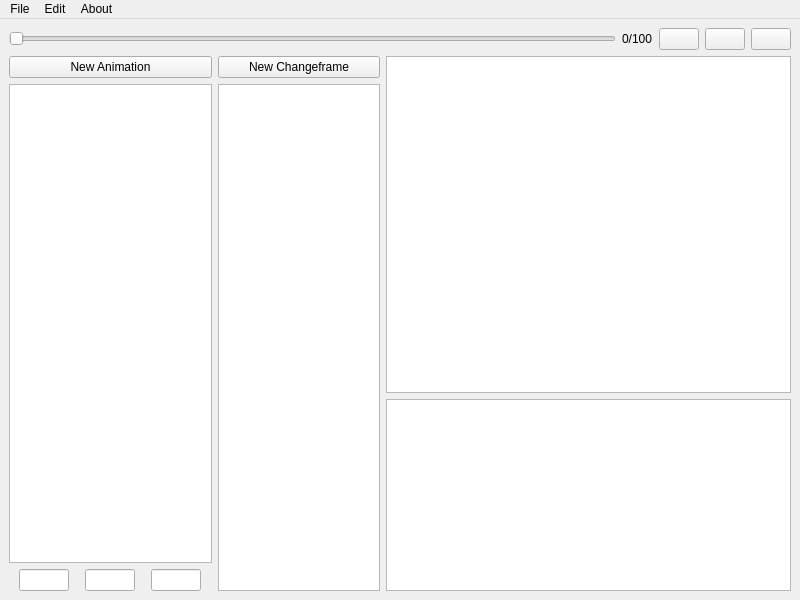
<?xml version="1.0" encoding="UTF-8"?>
<ui version="4.0">
 <class>MainWindow</class>
 <widget class="QMainWindow" name="MainWindow">
  <property name="geometry">
   <rect>
    <x>0</x>
    <y>0</y>
    <width>800</width>
    <height>600</height>
   </rect>
  </property>
  <property name="windowTitle">
   <string>MainWindow</string>
  </property>
  <widget class="QWidget" name="centralwidget">
   <property name="autoFillBackground">
    <bool>true</bool>
   </property>
   <layout class="QVBoxLayout" name="verticalLayout_3" stretch="0,100">
    <item>
     <layout class="QVBoxLayout" name="Top_bar0">
      <item>
       <layout class="QHBoxLayout" name="Top_bar1">
        <item>
         <widget class="QSlider" name="ID_slider">
          <property name="orientation">
           <enum>Qt::Horizontal</enum>
          </property>
         </widget>
        </item>
        <item>
         <widget class="QLabel" name="ID_label">
          <property name="text">
           <string>0/100</string>
          </property>
         </widget>
        </item>
        <item>
         <widget class="QPushButton" name="last_frame">
          <property name="sizePolicy">
           <sizepolicy hsizetype="Minimum" vsizetype="Fixed">
            <horstretch>0</horstretch>
            <verstretch>0</verstretch>
           </sizepolicy>
          </property>
          <property name="font">
           <font>
            <bold>true</bold>
           </font>
          </property>
          <property name="text">
           <string/>
          </property>
          <property name="icon">
           <iconset resource="Images.qrc">
            <normaloff>:/new/prefix1/double-left.png</normaloff>:/new/prefix1/double-left.png</iconset>
          </property>
         </widget>
        </item>
        <item>
         <widget class="QPushButton" name="start">
          <property name="text">
           <string/>
          </property>
          <property name="icon">
           <iconset resource="Images.qrc">
            <normaloff>:/new/prefix1/play--v1.png</normaloff>
            <normalon>:/new/prefix1/stop.png</normalon>:/new/prefix1/play--v1.png</iconset>
          </property>
          <property name="checkable">
           <bool>true</bool>
          </property>
         </widget>
        </item>
        <item>
         <widget class="QPushButton" name="nextframe">
          <property name="font">
           <font>
            <bold>true</bold>
           </font>
          </property>
          <property name="text">
           <string/>
          </property>
          <property name="icon">
           <iconset>
            <normalon>:/new/prefix1/double-right.png</normalon>
           </iconset>
          </property>
          <property name="checkable">
           <bool>false</bool>
          </property>
         </widget>
        </item>
       </layout>
      </item>
     </layout>
    </item>
    <item>
     <layout class="QHBoxLayout" name="H_Lists" stretch="25,20,50">
      <item>
       <layout class="QVBoxLayout" name="Anim_UI">
        <item>
         <widget class="QPushButton" name="NewAnimation">
          <property name="text">
           <string>New Animation</string>
          </property>
         </widget>
        </item>
        <item>
         <widget class="QTableView" name="Anim_List"/>
        </item>
        <item>
         <layout class="QHBoxLayout" name="Anim_Params">
          <item>
           <widget class="QLineEdit" name="P1">
            <property name="sizePolicy">
             <sizepolicy hsizetype="MinimumExpanding" vsizetype="Fixed">
              <horstretch>0</horstretch>
              <verstretch>0</verstretch>
             </sizepolicy>
            </property>
            <property name="maximumSize">
             <size>
              <width>50</width>
              <height>16777215</height>
             </size>
            </property>
           </widget>
          </item>
          <item>
           <widget class="QLineEdit" name="P2">
            <property name="maximumSize">
             <size>
              <width>50</width>
              <height>16777215</height>
             </size>
            </property>
           </widget>
          </item>
          <item>
           <widget class="QLineEdit" name="P3">
            <property name="maximumSize">
             <size>
              <width>50</width>
              <height>16777215</height>
             </size>
            </property>
           </widget>
          </item>
         </layout>
        </item>
       </layout>
      </item>
      <item>
       <layout class="QVBoxLayout" name="Changeframe_UI">
        <item>
         <widget class="QPushButton" name="NewChangeframe">
          <property name="text">
           <string>New Changeframe</string>
          </property>
         </widget>
        </item>
        <item>
         <widget class="QTableView" name="Change_List">
          <property name="editTriggers">
           <set>QAbstractItemView::NoEditTriggers</set>
          </property>
         </widget>
        </item>
       </layout>
      </item>
      <item>
       <layout class="QVBoxLayout" name="Right_Preview" stretch="75,0">
        <item>
         <widget class="QGraphicsView" name="Preview_View"/>
        </item>
        <item>
         <widget class="QTableView" name="Image_List">
          <property name="sizeAdjustPolicy">
           <enum>QAbstractScrollArea::AdjustIgnored</enum>
          </property>
          <property name="editTriggers">
           <set>QAbstractItemView::NoEditTriggers</set>
          </property>
          <property name="gridStyle">
           <enum>Qt::DashLine</enum>
          </property>
         </widget>
        </item>
       </layout>
      </item>
     </layout>
    </item>
   </layout>
  </widget>
  <widget class="QMenuBar" name="menubar">
   <property name="geometry">
    <rect>
     <x>0</x>
     <y>0</y>
     <width>800</width>
     <height>21</height>
    </rect>
   </property>
   <widget class="QMenu" name="menuFile">
    <property name="title">
     <string>File</string>
    </property>
    <addaction name="actionNew"/>
    <addaction name="actionOpen"/>
    <addaction name="actionSave"/>
    <addaction name="actionSave_As"/>
    <addaction name="actionImport_Image"/>
    <addaction name="actionExport"/>
   </widget>
   <widget class="QMenu" name="menuAbout">
    <property name="title">
     <string>About</string>
    </property>
   </widget>
   <widget class="QMenu" name="menuEdit">
    <property name="title">
     <string>Edit</string>
    </property>
    <addaction name="actionSettings"/>
   </widget>
   <addaction name="menuFile"/>
   <addaction name="menuEdit"/>
   <addaction name="menuAbout"/>
  </widget>
  <action name="actionNew">
   <property name="text">
    <string>New...</string>
   </property>
  </action>
  <action name="actionOpen">
   <property name="text">
    <string>Open...</string>
   </property>
  </action>
  <action name="actionSave">
   <property name="text">
    <string>Save</string>
   </property>
  </action>
  <action name="actionSave_As">
   <property name="text">
    <string>Save As...</string>
   </property>
  </action>
  <action name="actionExport">
   <property name="text">
    <string>Export...</string>
   </property>
  </action>
  <action name="actionSettings">
   <property name="text">
    <string>Settings</string>
   </property>
  </action>
  <action name="actionImport_Image">
   <property name="text">
    <string>Import Image...</string>
   </property>
  </action>
 </widget>
 <resources>
  <include location="Images.qrc"/>
 </resources>
 <connections/>
</ui>
